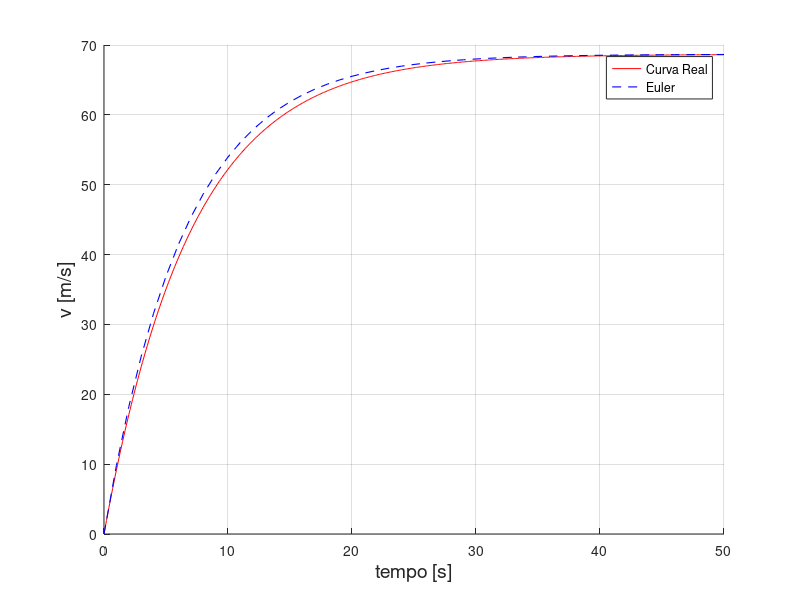

Reproduce this figure in MATLAB.
#####################      Metodo de Euler:
clear all
close all
clc

T = 1; #passo ; periodo
T_final = 50;
t = 0:T:T_final;

N = length(t);
v = zeros(1, N);
vd = zeros(1, N);
c = 10;
m = 70;
g = 9.81;

for ii = 1:N-1
    vd(ii) = g - (v(ii)*c)/m;
    v(ii+1) = v(ii) + vd(ii)*T;
endfor


t_analitica = 0:0.1:T_final;
v_solucao_edo = g * m/c * (1-exp(-c/m*t_analitica));


hold on

plot(t_analitica, v_solucao_edo, 'r', 'linewidth', 0.5)
plot(t, v, 'b--', 'linewidth', 0.8)

grid on
xlabel('tempo [s]', 'fontsize', 14)
ylabel('v [m/s]', 'fontsize', 14)

legend('Curva Real','Euler')

hold off
